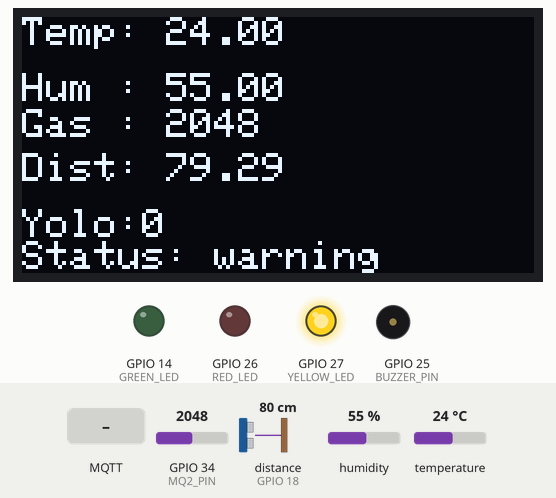
Bench run of a sketch on a simulated ESP32. Shown: 128×64 one-colour display, output pins drawn as LEDs (lit = HIGH), buzzer (waves = sounding, pin HIGH). Wiring (inferred from the names in the program): ultrasonic range finder: trigger GPIO 5; echo GPIO 18. Inputs (shaded band) come from the test bench; at power-on: GPIO 34 (MQ2_PIN) = 2048, distance to the obstacle (sensor on GPIO 18) 80 cm, humidity 55 %, temperature 24 °C. The echo pulse lasts 58.3 µs per cm; WiFi joins after 1.5 s; servers stay silent unless stated; no MQTT or app messages arrive unless stated; pins used as bus, display or sensor lines are not drawn; what the sketch prints to the serial monitor is not drawn.

Above: at 2.7 s.
2.8 s: GPIO 34 (MQ2_PIN) set to 235
At 4.3 s:
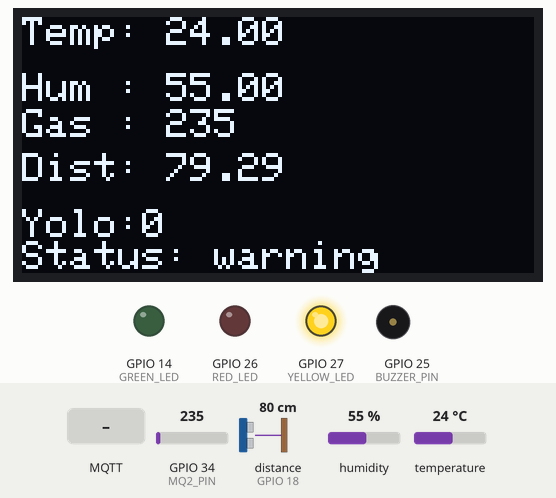
5.1 s: GPIO 34 (MQ2_PIN) set to 197
At 6.7 s:
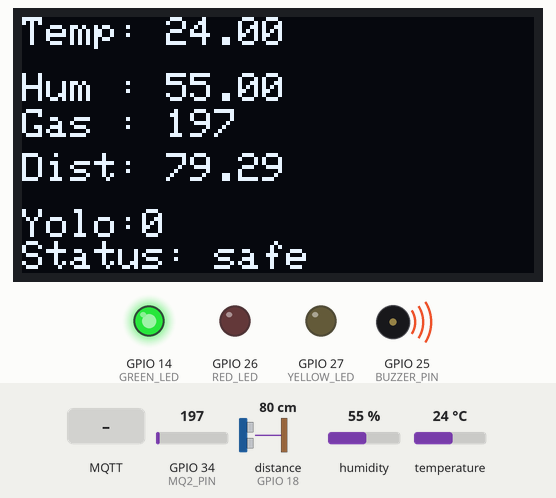
7.2 s: MQTT message "1" arrives on the first subscribed topic
At 9.0 s:
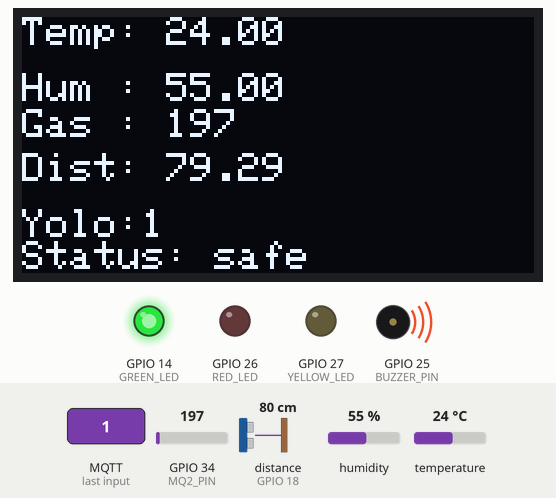
9.3 s: distance to the obstacle (sensor on GPIO 18) set to 33 cm
At 11.0 s:
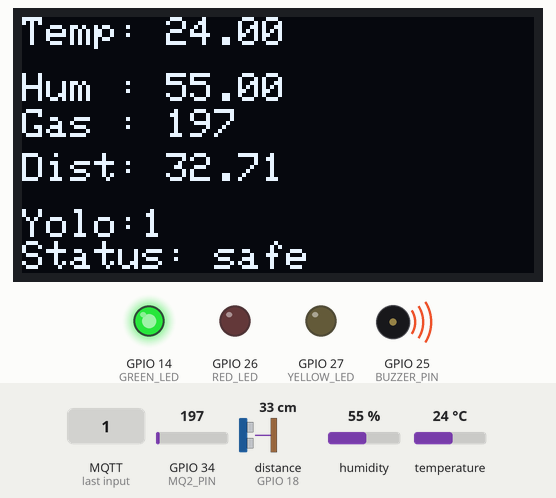
11.3 s: distance to the obstacle (sensor on GPIO 18) set to 27 cm
At 12.4 s:
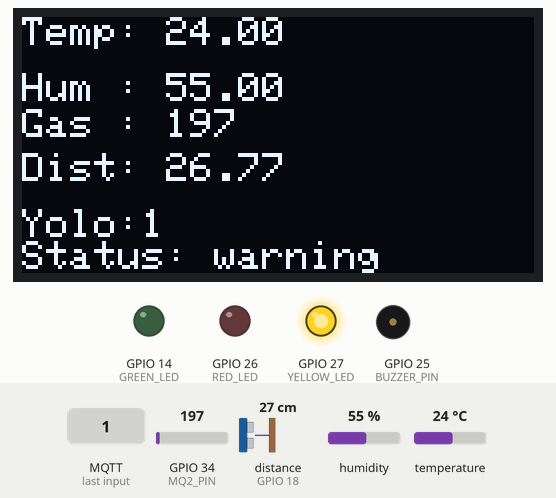
13.4 s: GPIO 34 (MQ2_PIN) set to 260
At 14.6 s:
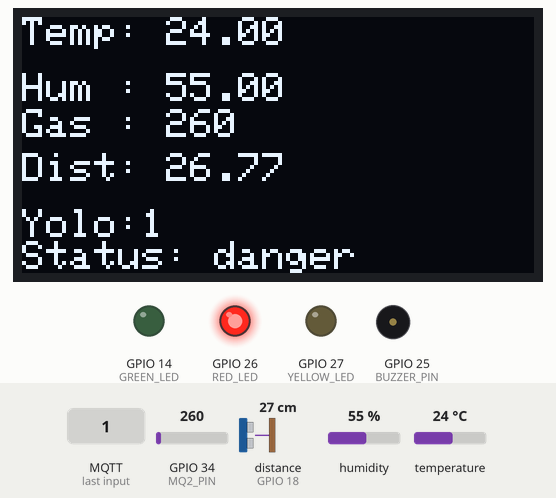
Timing chart, 0 to 16.4 s (numbered marks = the images above; inputs shaded):
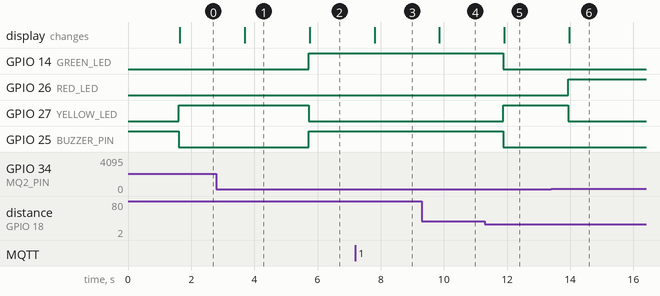

The sketch:

Stage1.ino
```cpp
#include <WiFi.h>
#include <PubSubClient.h>
#include <DHT.h>
#include <Wire.h>
#include <Adafruit_GFX.h>
#include <Adafruit_SSD1306.h>

// ========== WiFi ==========
const char* ssid = "sechin1206";
const char* password = "0105414590abc";

// ========== MQTT ==========
const char* mqtt_server = "broker.hivemq.com";

WiFiClient espClient;
PubSubClient client(espClient);

// ========== YOLO ==========
bool yoloPerson = false;

// ========== DHT ==========
#define DHTPIN 23
#define DHTTYPE DHT11
DHT dht(DHTPIN, DHTTYPE);

// ========== MQ-2 ==========
#define MQ2_PIN 34
const int GAS_THRESHOLD = 220;

// ========== HC-SR04 ==========

#define TRIG_PIN 5
#define ECHO_PIN 18

// ========== Buzzer ==========
#define BUZZER_PIN 25   // LOW active

// ========== LED ==========
#define RED_LED 26
#define YELLOW_LED 27
#define GREEN_LED 14

// ========== OLED ==========
#define SCREEN_WIDTH 128
#define SCREEN_HEIGHT 64
Adafruit_SSD1306 display(SCREEN_WIDTH, SCREEN_HEIGHT, &Wire, -1);

// ================= WIFI =================
void setup_wifi() {
  WiFi.begin(ssid, password);

  while (WiFi.status() != WL_CONNECTED) {
    delay(500);
    Serial.print(".");
  }

  Serial.println("\nWiFi connected");
}

// ================= MQTT CALLBACK =================
void callback(char* topic, byte* payload, unsigned int length)
{
    String msg = "";

    for (int i = 0; i < length; i++)
    {
        msg += (char)payload[i];
    }

    if (String(topic) == "ai/person")
    {
    if (msg == "1")
    {
        Serial.println("YOLO: Person Detected");
        yoloPerson = true;
    }
    else if (msg == "0")
    {
        Serial.println("YOLO: No Person");
        yoloPerson = false;
    }
    }
}


// ================= MQTT RECONNECT =================
void reconnect() {
  while (!client.connected()) {
    Serial.println("Connecting MQTT...");

    if (client.connect("ESP32Client123")) {
      Serial.println("MQTT Connected");

      client.subscribe("ai/person");
    } else {
      Serial.print("Failed, rc=");
      Serial.println(client.state());
      delay(2000);
    }
  }
  client.subscribe("ai/person");
}

// ================= SETUP =================
void setup() {
  Serial.begin(115200);

  dht.begin();

  pinMode(TRIG_PIN, OUTPUT);
  pinMode(ECHO_PIN, INPUT);

  pinMode(BUZZER_PIN, OUTPUT);
  pinMode(RED_LED, OUTPUT);
  pinMode(YELLOW_LED, OUTPUT);
  pinMode(GREEN_LED, OUTPUT);

  digitalWrite(BUZZER_PIN, HIGH); // OFF (LOW active)

  Wire.begin(21, 22);

  if (!display.begin(SSD1306_SWITCHCAPVCC, 0x3C)) {
    Serial.println("OLED FAIL");
    while (true);
  }

  display.clearDisplay();
  display.setTextSize(1);
  display.setTextColor(WHITE);

  setup_wifi();

  client.setServer(mqtt_server, 1883);
  client.setCallback(callback);

  reconnect();
}

// ================= LOOP =================
void loop() {
  if (!client.connected()) {
    reconnect();
  }

  client.loop();

  // ===== Sensors =====
  float temp = dht.readTemperature();
  float hum = dht.readHumidity();

  int gas = analogRead(MQ2_PIN);
  bool gasDetected = (gas > GAS_THRESHOLD);

  // HC-SR04
  digitalWrite(TRIG_PIN, LOW);
  delayMicroseconds(2);
  digitalWrite(TRIG_PIN, HIGH);
  delayMicroseconds(10);
  digitalWrite(TRIG_PIN, LOW);

  long duration = pulseIn(ECHO_PIN, HIGH, 30000);
  float distance = duration * 0.034 / 2;

  bool distanceDetected = (distance > 0 && distance < 30);

  // ===== HUMAN LOGIC (YOLO + distance) =====
  bool humanDetected = yoloPerson && distanceDetected;

  // ===== STATUS =====
  String status;

  if (gasDetected && humanDetected)
    status = "danger";
  else if (gasDetected || humanDetected)
    status = "warning";
  else
    status = "safe";

  // ===== MQTT JSON =====
  String payload =
    String("{\"temp\":") + temp +
    ",\"hum\":" + hum +
    ",\"gas\":" + gas +
    ",\"dist\":" + distance +
    ",\"Yolo\":" + yoloPerson +
    ",\"status\":\"" + status + "\"}";

  client.publish("esp32/sensor", payload.c_str());

  Serial.println(payload);

  // ===== LED + BUZZER =====
  if (status == "danger") {
    digitalWrite(RED_LED, HIGH);
    digitalWrite(YELLOW_LED, LOW);
    digitalWrite(GREEN_LED, LOW);
    digitalWrite(BUZZER_PIN, LOW);
  }
  else if (status == "warning") {
    digitalWrite(RED_LED, LOW);
    digitalWrite(YELLOW_LED, HIGH);
    digitalWrite(GREEN_LED, LOW);
    digitalWrite(BUZZER_PIN, LOW);
  }
  else {
    digitalWrite(RED_LED, LOW);
    digitalWrite(YELLOW_LED, LOW);
    digitalWrite(GREEN_LED, HIGH);
    digitalWrite(BUZZER_PIN, HIGH);
  }

  // ===== OLED =====
  display.clearDisplay();

  display.setCursor(0, 0);
  display.print("Temp: "); display.print(temp);

  display.setCursor(0, 14);
  display.print("Hum : "); display.print(hum);

  display.setCursor(0, 23);
  display.print("Gas : "); display.print(gas);

  display.setCursor(0, 34);
  display.print("Dist: "); display.print(distance);

  display.setCursor(0, 48);
  display.print("Yolo:"); display.print(yoloPerson);

  display.setCursor(0, 56);
  display.print("Status: ");
  display.print(status);

  display.display();

  delay(2000);
}
```

Measured:
- the behaviour switches between 221 and 220 on GPIO 34 (MQ2_PIN) (found by bisection; images 1 and 2)
- the behaviour switches between 31 and 30 cm on distance to the obstacle (sensor on GPIO 18) (found by bisection; images 4 and 5)
- after the input at 2.8 s, the display: changes after 0.90 s (image 1)
- after the input at 5.1 s, GPIO 14 (GREEN_LED), GPIO 25 (BUZZER_PIN): LOW → HIGH after 0.63 s; GPIO 27 (YELLOW_LED): HIGH → LOW after 0.63 s; the display: changes after 0.65 s (image 2)
- after the input at 7.2 s, the display: changes after 0.61 s (image 3)
- after the input at 9.3 s, the display: changes after 0.56 s (image 4)
- after the input at 11.3 s, GPIO 14 (GREEN_LED), GPIO 25 (BUZZER_PIN): HIGH → LOW after 0.59 s; GPIO 27 (YELLOW_LED): LOW → HIGH after 0.59 s; the display: changes after 0.61 s (image 5)
- after the input at 13.4 s, GPIO 26 (RED_LED): LOW → HIGH after 0.54 s; GPIO 27 (YELLOW_LED): HIGH → LOW after 0.54 s; the display: changes after 0.57 s (image 6)
